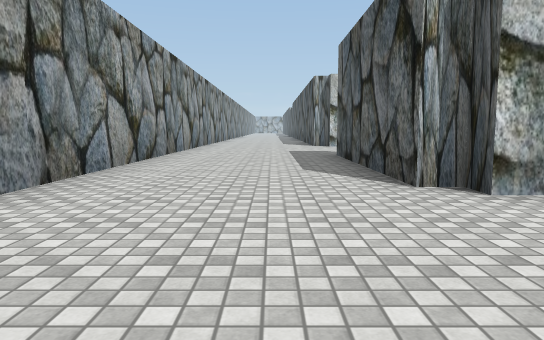
View 1 (above)

24 first-person views from a walk through a Unity game level. The camera is 1.2 m above the floor, tilts 6° down and sees 70° across. The floor is counted in squares, 2 m on a side. Each view is taken from the middle of a square. On the plan, view 1 faces up. The plan holds only what a view shows up to about 11 squares ahead; the rest is blank. The place goes on beyond the plan. The player character is not drawn. Some animated figures are not drawn. Some surface patterns are stand-ins.

View 2
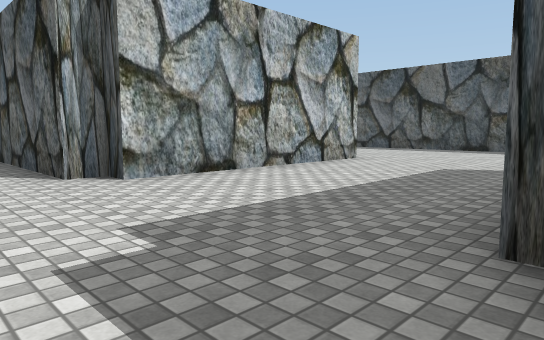

View 3
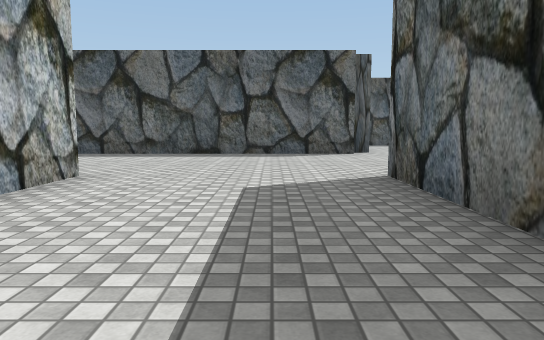

View 4
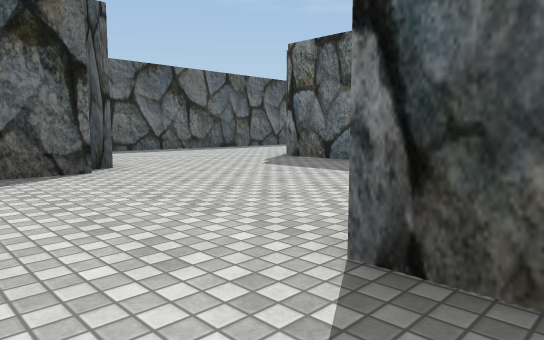

View 5
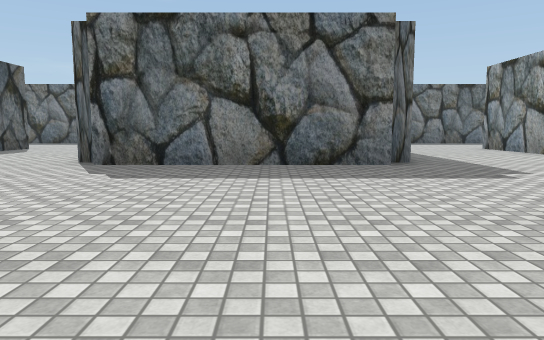

View 6
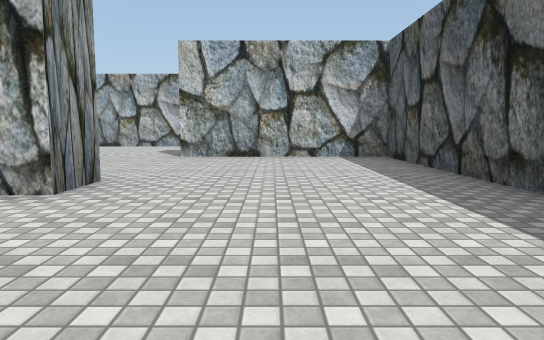

View 7
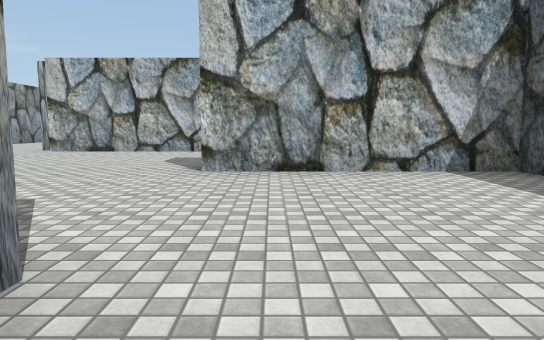

View 8
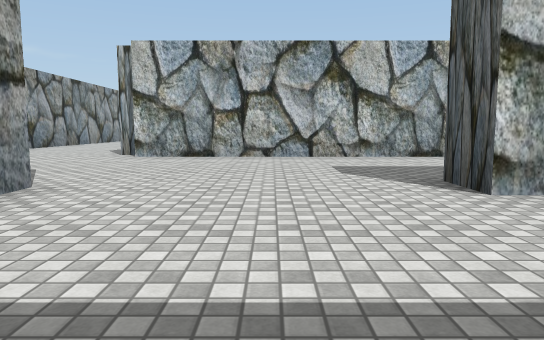

View 9
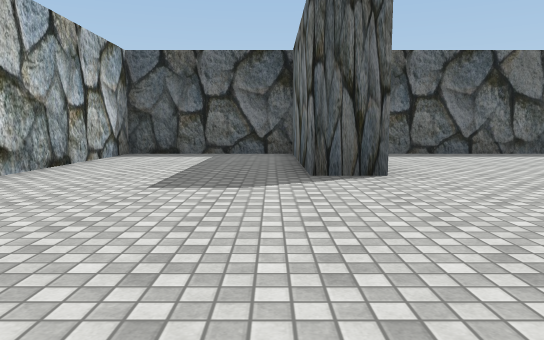

View 10
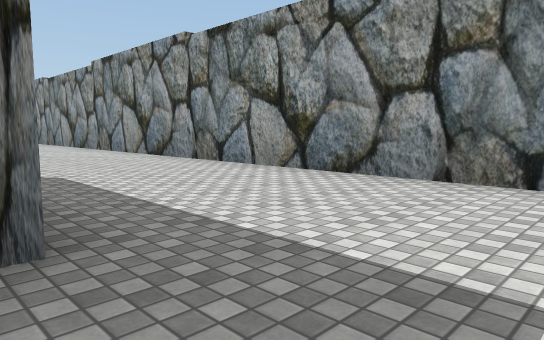

View 11
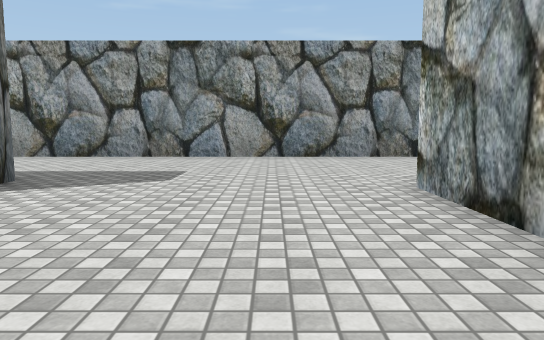

View 12
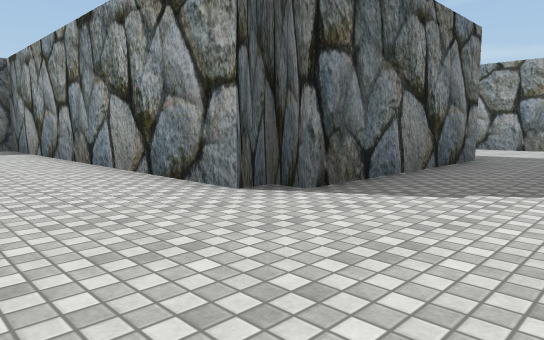

View 13
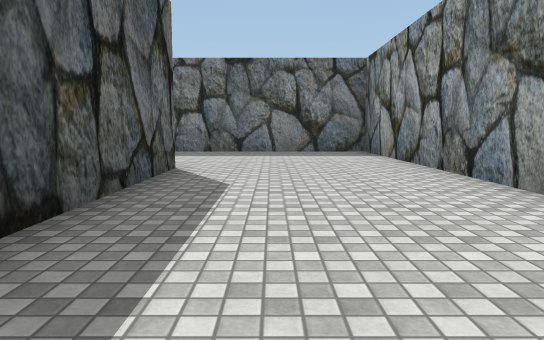

View 14
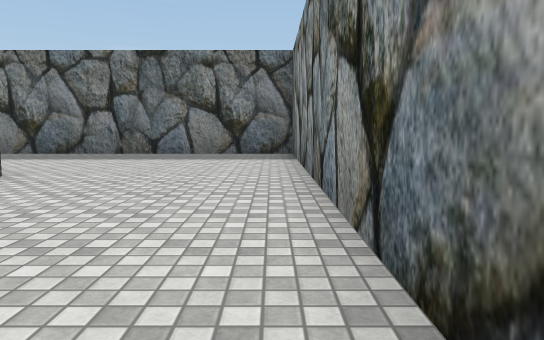

View 15
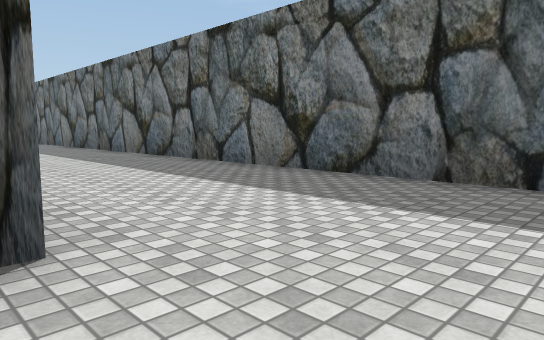

View 16
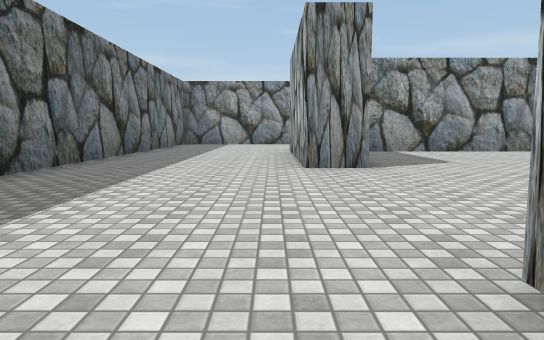

View 17
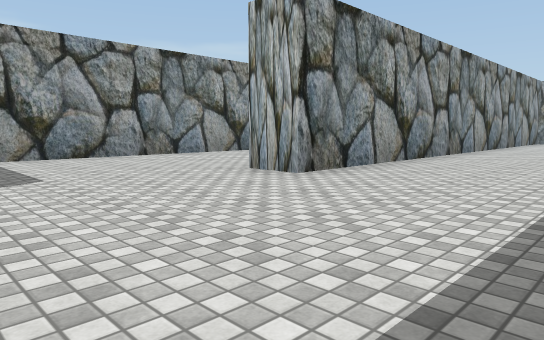

View 18
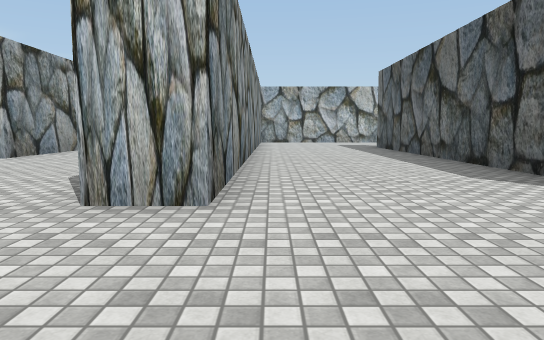

View 19
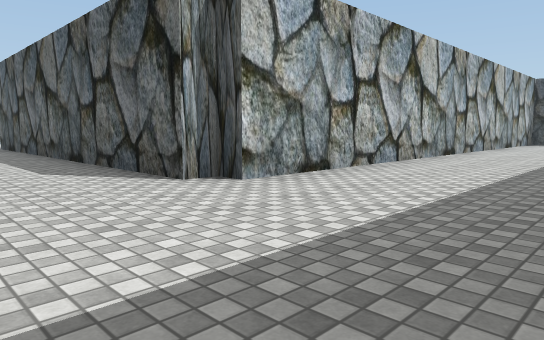

View 20
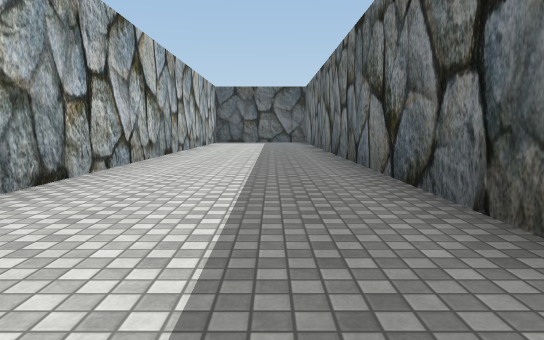

View 21
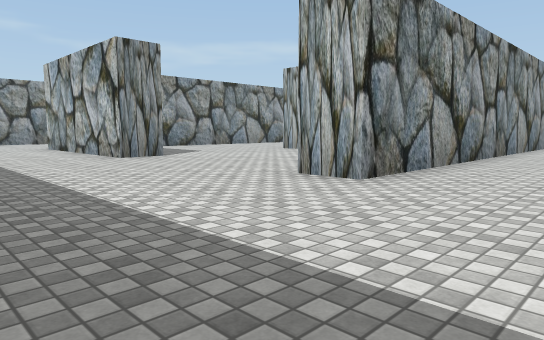

View 22
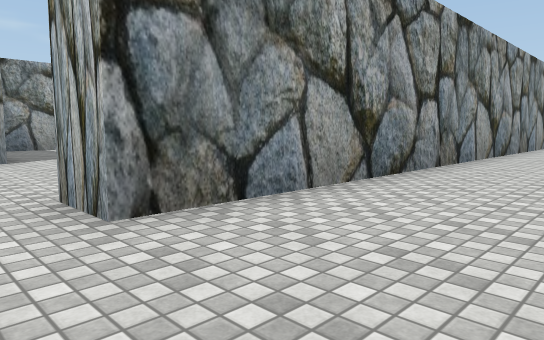

View 23
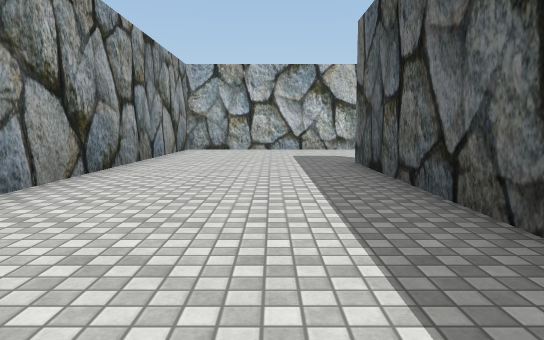

View 24
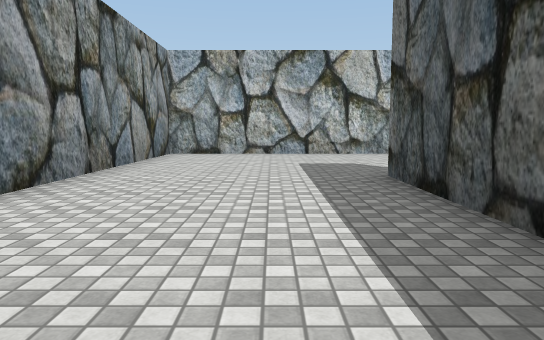

### Floor plan
Points are (right, up) in squares from view 1. A wall is a line through its corners. A room is listed if a view was taken in it or the views show most of it. See-through windows are left out.
Room 1 (views 1, 2, 3, 4, 5, 6, 7, 8, 9, 10, 11, 12, 13, 14, 15, 16, 17, 18, 19, 20, 21, 22, 23, 24)
walls: (16.5, -4.2) (16.5, -3.4); (17.5, -2.8) (17.5, -9.8); (12, -1.6) (12, -1); (11.5, -1.1) (11.5, 8.5) (7, 8.5) (7, 9.5) (11.5, 9.5) (11.5, 13.5) (2, 13.5); (16.5, -11) (16.5, -7); (22.5, 2.2) (22.5, -6) (21.5, -6); (6.9, -5.5) (12, -5.5) (12, -6) (12.5, -6) (12.5, -15.5) (26.2, -15.5); (22, -10.4) (22, -11.5) (17.1, -11.5); (6.4, -6) (6.9, -6); (7, 4.5) (7, 3.5) (2, 3.5) (2, 4) (1.5, 4) (1.5, 8.9); (4, -0.5) (7, -0.5); (2.5, -5.1) (2.5, -6.2); (2.5, -8.2) (2.5, -10.1); (2.5, 9) (2.5, 8.5); (32.9, 3.5) (27.5, 3.5) (27.5, -11) (26.5, -11); (31, -15.5) (40.1, -15.5); (-2.5, 14.5) (-2.5, -0.2); (41.2, -11.5) (32, -11.5) (32, -11) (31.5, -11) (31.5, -1)

Positions as (right, up) in squares from view 1, and headings:
1: (0, 0), facing up
2: (0, -1), facing up-right
3: (2, 1), facing right
4: (6, 1), facing down-right
5: (9, 1), facing down
6: (9, 0), facing up
7: (8, 3), facing up
8: (5, 5), facing up
9: (2, 10), facing right
10: (2, 11), facing down-left
11: (6, 12), facing left
12: (15, -3), facing down-left
13: (15, -5), facing down
14: (13, -6), facing down
15: (15, -11), facing down-right
16: (28, -12), facing left
17: (26, -10), facing up-left
18: (28, -14), facing up
19: (29, -15), facing up-right
20: (29, -14), facing right
21: (30, -15), facing up-left
22: (30, -12), facing up-left
23: (30, -8), facing up
24: (30, -6), facing up
